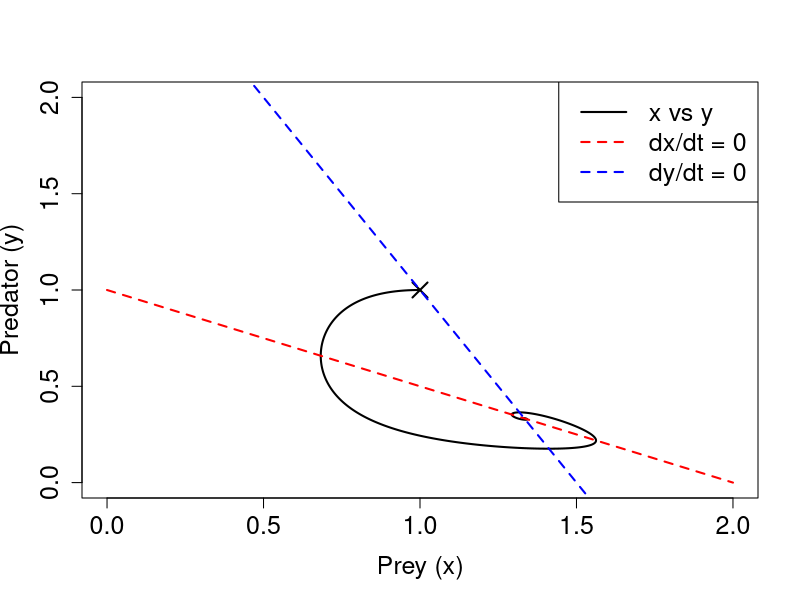
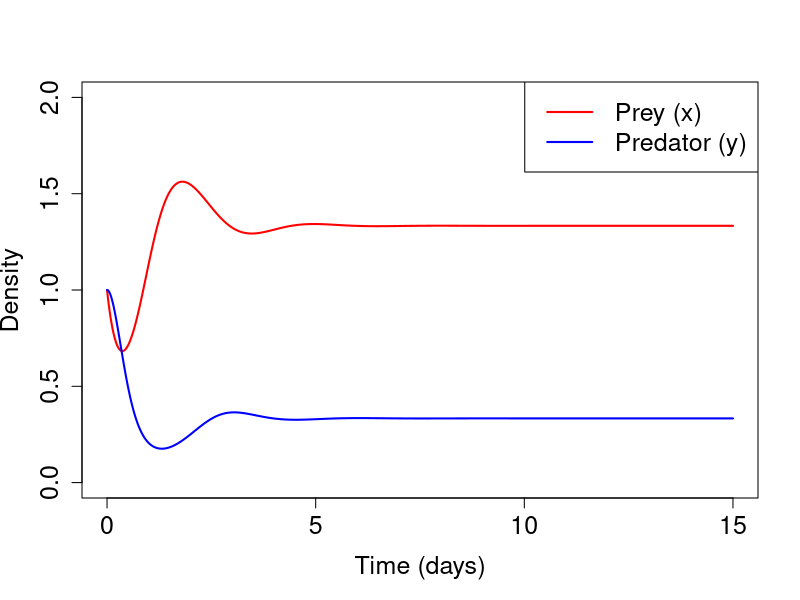
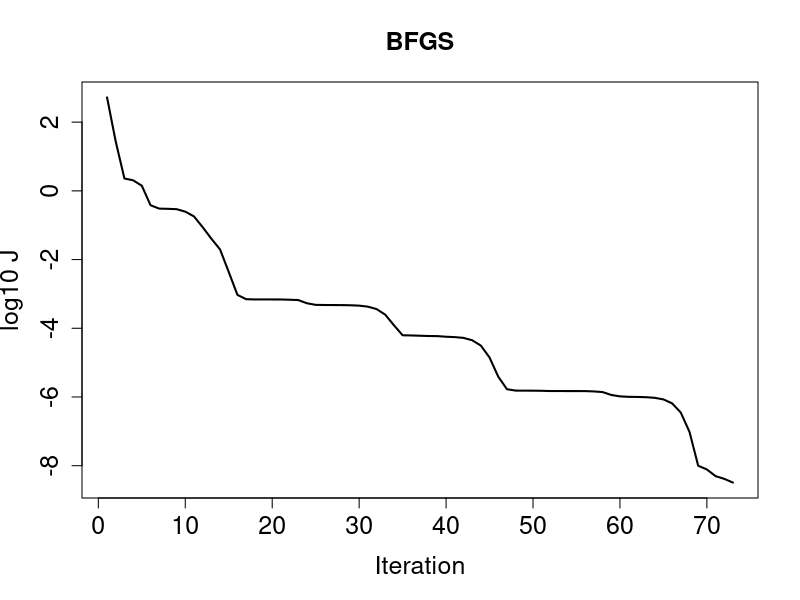
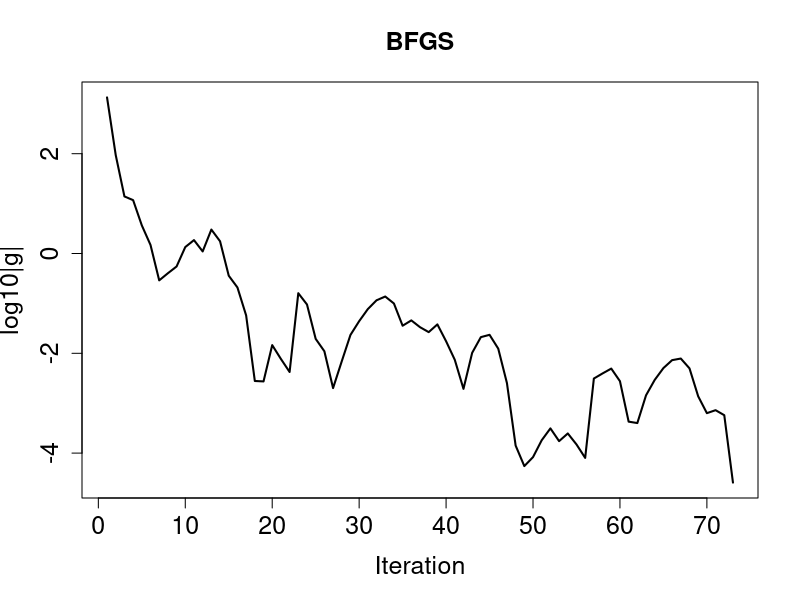
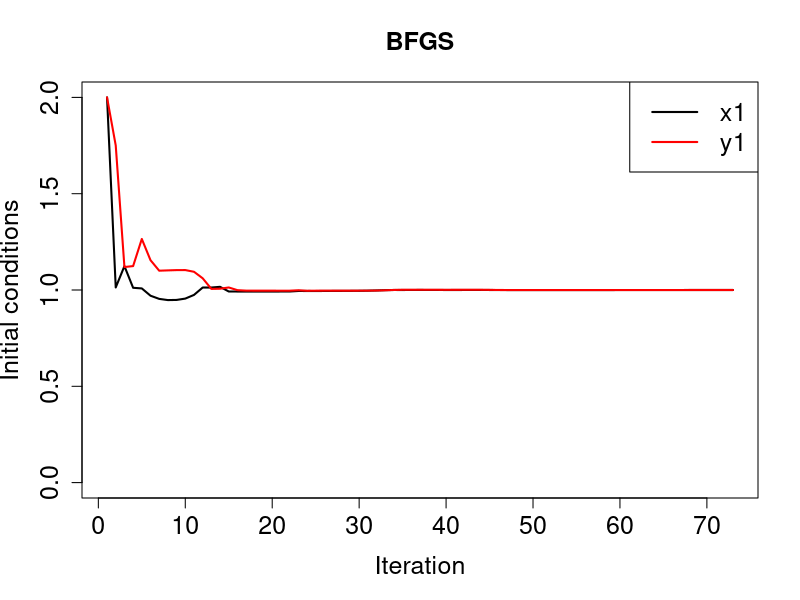
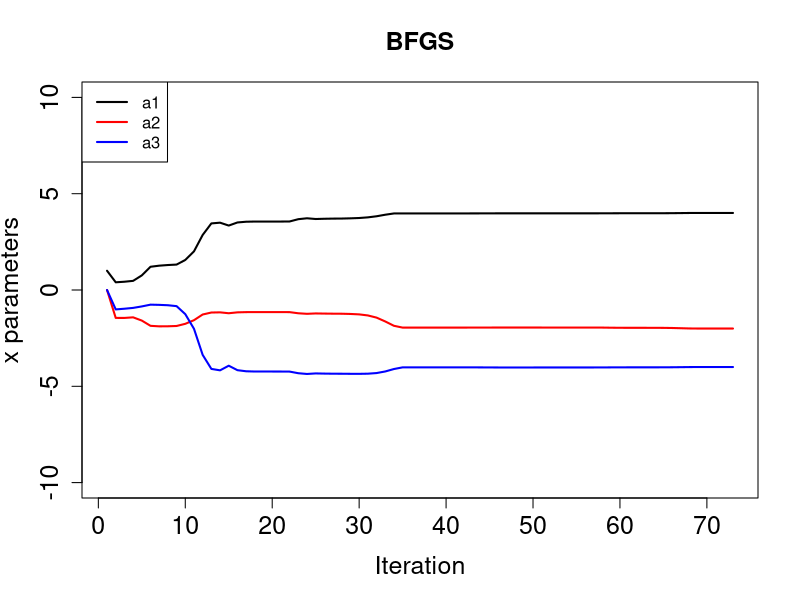
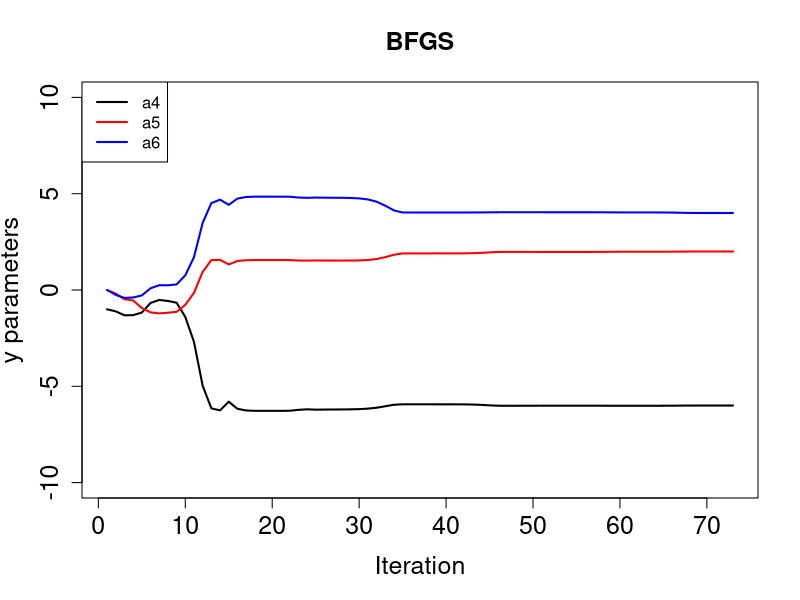
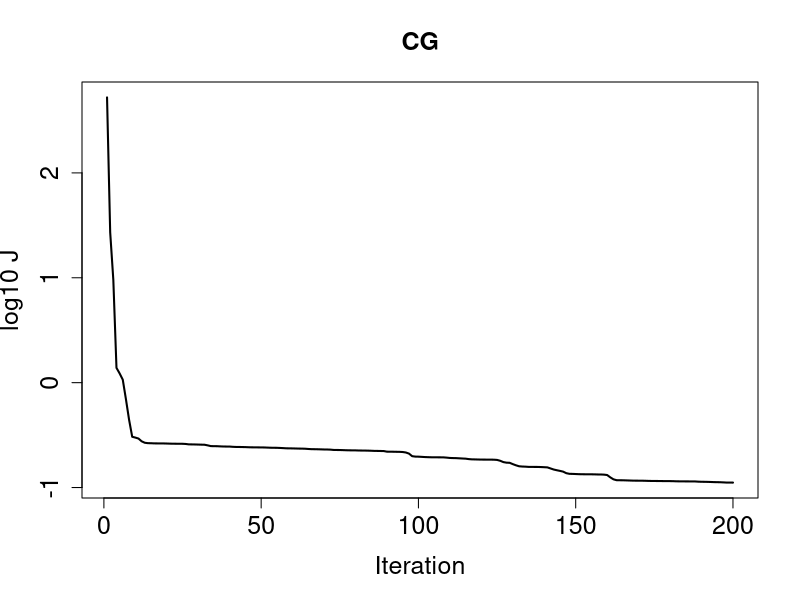

Generate these figures, in order, with R:
## ---- chunk 1
dt <- 0.001
a <- c(4, -2, -4, -6, 2, 4)
x1 <- 1
y1 <- 1
nmax <- 15001

x <- rep(0, nmax)
y <- rep(0, nmax)
x[1] <- x1
y[1] <- y1
for (n in 1:(nmax-1)) {
  x[n+1] <- x[n] + dt * (x[n] * (a[1] + a[2] * x[n] + a[3] * y[n]))
  y[n+1] <- y[n] + dt * (y[n] * (a[4] + a[5] * y[n] + a[6] * x[n]))
}
## ---- chunk 2
#| fig-asp: 1

plot(x, y, type = "l", lwd = 2,
     xlab = "Prey (x)", ylab = "Predator (y)",
     cex.lab = 1.5, cex.axis = 1.5,
     xlim = c(0, 2), ylim = c(0, 2))
x.nc <- seq(0, 2, length.out = 100)
points(x1, y1, pch = 4, lwd = 2, cex = 2)
lines(x.nc, -(a[1] + a[2] * x.nc) / a[3], lwd = 2, lty = 2, col = "red")
lines(x.nc, -(a[4] + a[6] * x.nc) / a[5], lwd = 2, lty = 2, col = "blue")
legend("topright", legend = c("x vs y","dx/dt = 0", "dy/dt = 0"),
       col = c("black","red", "blue"), lwd = 2, lty = c(1, 2, 2), cex = 1.5)
## ---- chunk 3
plot(seq(0, 15, by = dt), x, type = "l", lwd = 2, col = "red",
     xlab = "Time (days)", ylab = "Density",
     cex.lab = 1.5, cex.axis = 1.5,
     xlim = c(0, 15), ylim = c(0, 2))
lines(seq(0, 15, by = dt), y, lwd = 2, col = "blue")
legend("topright", legend = c("Prey (x)", "Predator (y)"),
       col = c("red", "blue"), lwd = 2, cex = 1.5)
## ---- chunk 4
forward <- function(dt, a, x1, y1, nmax) {
  x <- rep(0, nmax)
  y <- rep(0, nmax)
  x[1] <- x1
  y[1] <- y1
  for (n in 1:(nmax-1)) {
    x[n+1] <- x[n] + dt * (x[n] * (a[1] + a[2] * x[n] + a[3] * y[n]))
    y[n+1] <- y[n] + dt * (y[n] * (a[4] + a[5] * y[n] + a[6] * x[n]))
  }
  list(x = x, y = y)
}

adjoint <- function(dt, a, x, y, xo, yo, tobs) {
  nmax <- length(x)
  aa <- rep(0, length(a))
  ax <- rep(0, nmax)
  ay <- rep(0, nmax)
  for (n in (nmax-1):1) {
    aa[6] <- aa[6] + dt * x[n] * y[n] * ay[n+1]
    aa[5] <- aa[5] + dt * y[n] * y[n] * ay[n+1]
    aa[4] <- aa[4] + dt * y[n] * ay[n+1]
    ax[n] <- ax[n] + dt * a[6] * y[n] * ay[n+1]
    ay[n] <- ay[n] + dt * a[5] * y[n] * ay[n+1]
    ay[n] <- ay[n] + (1 + dt * (a[4] + a[5] * y[n] + a[6] * x[n])) * ay[n+1]
    aa[3] <- aa[3] + dt * y[n] * x[n] * ax[n+1]
    aa[2] <- aa[2] + dt * x[n] * x[n] * ax[n+1]
    aa[1] <- aa[1] + dt * x[n] * ax[n+1]
    ay[n] <- ay[n] + dt * a[3] * x[n] * ax[n+1]
    ax[n] <- ax[n] + dt * a[2] * x[n] * ax[n+1]
    ax[n] <- ax[n] + (1 + dt * (a[1] + a[2] * x[n] + a[3] * y[n])) * ax[n+1]
    if (n %in% tobs) {
      ax[n] <- ax[n] + (x[n] - xo[n])
      ay[n] <- ay[n] + (y[n] - yo[n])
    }
 #   cat(n, ":", aa, ax[n], ay[n], "\n")
  }
#  cat("Final adjoint state:", aa, "\n")
  c(aa, ax[1], ay[1])
}
## ---- chunk 5
nmax <- 501
dt <- 0.001
at <- c(4, -2, -4, -6, 2, 4)
x1 <- 1
y1 <- 1
tobs <- seq(2, nmax, by = 2)
forward.result <- forward(dt, at, x1, y1, nmax)
xt <- forward.result$x
yt <- forward.result$y
## ---- chunk 6
xo <- xt
yo <- yt
## ---- chunk 7
calc.cost <- function(xf, yf, xo, yo) {
  0.5 * (sum((xf- xo)^2 + (yf - yo)^2)) 
}
## ---- chunk 8
a <- c(1, 0, 0, -1, 0, 0)
x1 <- 2
y1 <- 2
par <- c(a, x1, y1)
tobs <- seq(2, nmax, by = 2)
cntl <- list(maxit = 100, reltol = 1e-5)

hist <- list(cost = numeric(0), gnorm = numeric(0), par = vector(length=0))

fn <- function(par, dt, nmax, xo, yo, tobs) {
  xyf <- forward(dt, par[1:6], par[7], par[8], nmax)
  cost <- calc.cost(xyf$x[tobs], xyf$y[tobs], xo[tobs], yo[tobs])
  cost
}

gr <- function(par, dt, nmax, xo, yo, tobs){
  xyf <- forward(dt, par[1:6], par[7], par[8], nmax)
  hist$par <<- rbind(hist$par, par)
  cost <- calc.cost(xyf$x[tobs], xyf$y[tobs], xo[tobs], yo[tobs])
  hist$cost <<- c(hist$cost, cost)
  grad <- adjoint(dt, par[1:6], xyf$x, xyf$y, xo, yo, tobs)
  hist$gnorm <<- c(hist$gnorm, sqrt(sum(grad^2)))
  grad
}
## ---- chunk 9
res <- optim(par, fn, gr, method = "BFGS", control = cntl, dt, nmax, xo, yo, tobs)
## ---- chunk 10
plot(log10(hist$cost), type = "l", lwd = 2,
     main = "BFGS", xlab = "Iteration", ylab = "log10 J",
     cex.main = 1.5, cex.lab = 1.5, cex.axis = 1.5)
## ---- chunk 11
plot(log10(hist$gnorm), type = "l", lwd = 2,
     main = "BFGS", xlab = "Iteration", ylab = "log10|g|",
     cex.main = 1.5, cex.lab = 1.5, cex.axis = 1.5)
## ---- chunk 12
plot(hist$par[, 7], ylim = c(0, 2), type = "l", lwd = 2, xlab = "Iteration", ylab = "Initial conditions",
     main = "BFGS", cex.main = 1.5, cex.lab = 1.5, cex.axis = 1.5)
lines(hist$par[, 8], lwd = 2, col = "red")
legend("topright", legend = c("x1", "y1"),
       col = c("black", "red"), lwd = 2, cex = 1.5)
## ---- chunk 13
plot(hist$par[, 1], ylim = c(-10, 10), type = "l", lwd = 2,
     main = "BFGS", xlab = "Iteration", ylab = "x parameters",
     cex.main = 1.5, cex.lab = 1.5, cex.axis = 1.5)
lines(hist$par[, 2], lwd = 2, col = "red")
lines(hist$par[, 3], lwd = 2, col = "blue")
legend("topleft", legend = c("a1", "a2", "a3"),
       col = c("black", "red", "blue"), lwd = 2, cex = 1)
## ---- chunk 14
plot(hist$par[, 4], ylim = c(-10, 10), type = "l", lwd = 2, 
     main = "BFGS", xlab = "Iteration", ylab = "y parameters",
     cex.main = 1.5, cex.lab = 1.5, cex.axis = 1.5)
lines(hist$par[, 5], lwd = 2, col = "red")
lines(hist$par[, 6], lwd = 2, col = "blue")
legend("topleft", legend = c("a4", "a5", "a6"),
       col = c("black", "red", "blue"), lwd = 2, cex = 1)
## ---- chunk 15
hist <- list(cost = numeric(0), gnorm = numeric(0), par = vector(length=0))

cntl <- list(maxit = 200, reltol = 1e-5)
res <- optim(par, fn, gr, method = "CG", control = cntl, dt, nmax, xo, yo, tobs)
## ---- chunk 16
plot(log10(hist$cost), type = "l", lwd = 2,
     main = "CG", xlab = "Iteration", ylab = "log10 J",
     cex.main = 1.5, cex.lab = 1.5, cex.axis = 1.5)
## ---- chunk 17
plot(log10(hist$gnorm), type = "l", lwd = 2,
     main = "CG", xlab = "Iteration", ylab = "log10|g|",
     cex.main = 1.5, cex.lab = 1.5, cex.axis = 1.5)
## ---- chunk 18
plot(hist$par[, 7], ylim = c(0, 2), type = "l", lwd = 2, 
     main = "CG", xlab = "Iteration", ylab = "Initial conditions",
     cex.main = 1.5, cex.lab = 1.5, cex.axis = 1.5)
lines(hist$par[, 8], lwd = 2, col = "red")
legend("topright", legend = c("x1", "y1"),
       col = c("black", "red"), lwd = 2, cex = 1.5)
## ---- chunk 19
plot(hist$par[, 1], ylim = c(-10, 10), type = "l", lwd = 2,
     main = "CG", xlab = "Iteration", ylab = "x parameters",
     cex.main = 1.5, cex.lab = 1.5, cex.axis = 1.5)
lines(hist$par[, 2], lwd = 2, col = "red")
lines(hist$par[, 3], lwd = 2, col = "blue")
legend("topleft", legend = c("a1", "a2", "a3"),
       col = c("black", "red", "blue"), lwd = 2, cex = 1)
## ---- chunk 20
plot(hist$par[, 4], ylim = c(-10, 10), type = "l", lwd = 2,
     main = "CG", xlab = "Iteration", ylab = "y parameters",
     cex.main = 1.5, cex.lab = 1.5, cex.axis = 1.5)
lines(hist$par[, 5], lwd = 2, col = "red")
lines(hist$par[, 6], lwd = 2, col = "blue")
legend("topleft", legend = c("a4", "a5", "a6"),
       col = c("black", "red", "blue"), lwd = 2, cex = 1)
